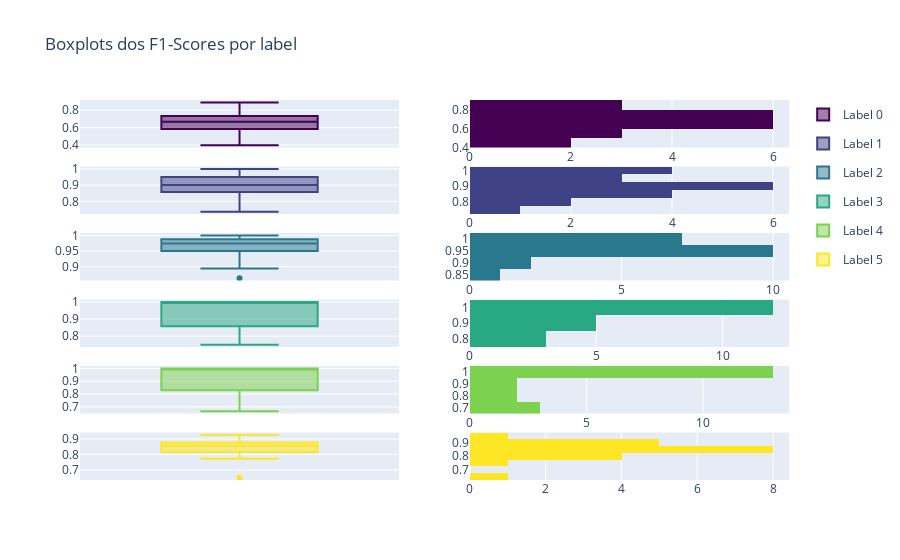

The notebook cell this image was saved under:
### Code cell
plot_f1_scores(knn_res['f1-scores'])

### Figure 1 — Plotly figure (JSON) as saved in the notebook; plotly's stock layout.template omitted (floating-point values rounded to 4 significant figures)
{"data": [{"legendgroup": "0", "marker": {"color": "rgb(68, 1, 84)"}, "name": "Label 0", "type": "box", "xaxis": "x", "y": [0.8571, 0.5455, 0.5333, 0.6667, 0.4, 0.7059, 0.7143, 0.5, 0.625, 0.6667, 0.75, 0.6667, 0.8889, 0.7143, 0.75, 0.8235, 0.4706, 0.6667, 0.6667, 0.7143], "yaxis": "y"}, {"legendgroup": "0", "marker": {"color": "rgb(68, 1, 84)"}, "name": "Label 0", "showlegend": false, "type": "histogram", "xaxis": "x2", "y": [0.8571, 0.5455, 0.5333, 0.6667, 0.4, 0.7059, 0.7143, 0.5, 0.625, 0.6667, 0.75, 0.6667, 0.8889, 0.7143, 0.75, 0.8235, 0.4706, 0.6667, 0.6667, 0.7143], "yaxis": "y2"}, {"legendgroup": "1", "marker": {"color": "rgb(64, 66, 134)"}, "name": "Label 1", "type": "box", "xaxis": "x3", "y": [0.9, 0.9524, 0.8571, 0.9, 0.8571, 1, 0.8571, 1, 0.9474, 0.9, 1, 0.8889, 0.9, 0.9, 0.9412, 0.8, 0.8, 1, 0.8571, 0.7368], "yaxis": "y3"}, {"legendgroup": "1", "marker": {"color": "rgb(64, 66, 134)"}, "name": "Label 1", "showlegend": false, "type": "histogram", "xaxis": "x4", "y": [0.9, 0.9524, 0.8571, 0.9, 0.8571, 1, 0.8571, 1, 0.9474, 0.9, 1, 0.8889, 0.9, 0.9, 0.9412, 0.8, 0.8, 1, 0.8571, 0.7368], "yaxis": "y4"}, {"legendgroup": "2", "marker": {"color": "rgb(42, 120, 142)"}, "name": "Label 2", "type": "box", "xaxis": "x5", "y": [0.9474, 0.973, 1, 0.95, 0.9744, 1, 0.9189, 1, 0.9744, 0.95, 0.9744, 0.9756, 0.9744, 1, 0.9756, 0.9744, 0.8636, 1, 0.95, 0.8947], "yaxis": "y5"}, {"legendgroup": "2", "marker": {"color": "rgb(42, 120, 142)"}, "name": "Label 2", "showlegend": false, "type": "histogram", "xaxis": "x6", "y": [0.9474, 0.973, 1, 0.95, 0.9744, 1, 0.9189, 1, 0.9744, 0.95, 0.9744, 0.9756, 0.9744, 1, 0.9756, 0.9744, 0.8636, 1, 0.95, 0.8947], "yaxis": "y6"}, {"legendgroup": "3", "marker": {"color": "rgb(40, 168, 131)"}, "name": "Label 3", "type": "box", "xaxis": "x7", "y": [1, 1, 1, 0.8889, 1, 1, 0.75, 1, 1, 0.8571, 1, 1, 1, 0.8, 0.8571, 1, 0.8, 0.8571, 0.8571, 1], "yaxis": "y7"}, {"legendgroup": "3", "marker": {"color": "rgb(40, 168, 131)"}, "name": "Label 3", "showlegend": false, "type": "histogram", "xaxis": "x8", "y": [1, 1, 1, 0.8889, 1, 1, 0.75, 1, 1, 0.8571, 1, 1, 1, 0.8, 0.8571, 1, 0.8, 0.8571, 0.8571, 1], "yaxis": "y8"}, {"legendgroup": "4", "marker": {"color": "rgb(124, 209, 79)"}, "name": "Label 4", "type": "box", "xaxis": "x9", "y": [0.6667, 1, 1, 0.8, 1, 1, 1, 1, 0.6667, 1, 1, 1, 0.6667, 1, 1, 0.8571, 0.8, 1, 0.8571, 1], "yaxis": "y9"}, {"legendgroup": "4", "marker": {"color": "rgb(124, 209, 79)"}, "name": "Label 4", "showlegend": false, "type": "histogram", "xaxis": "x10", "y": [0.6667, 1, 1, 0.8, 1, 1, 1, 1, 0.6667, 1, 1, 1, 0.6667, 1, 1, 0.8571, 0.8, 1, 0.8571, 1], "yaxis": "y10"}, {"legendgroup": "5", "marker": {"color": "rgb(253, 231, 37)"}, "name": "Label 5", "type": "box", "xaxis": "x11", "y": [0.9048, 0.8889, 0.85, 0.8205, 0.8636, 0.8718, 0.7727, 0.8095, 0.878, 0.85, 0.9268, 0.8, 0.9189, 0.8293, 0.8718, 0.8108, 0.65, 0.85, 0.8718, 0.878], "yaxis": "y11"}, {"legendgroup": "5", "marker": {"color": "rgb(253, 231, 37)"}, "name": "Label 5", "showlegend": false, "type": "histogram", "xaxis": "x12", "y": [0.9048, 0.8889, 0.85, 0.8205, 0.8636, 0.8718, 0.7727, 0.8095, 0.878, 0.85, 0.9268, 0.8, 0.9189, 0.8293, 0.8718, 0.8108, 0.65, 0.85, 0.8718, 0.878], "yaxis": "y12"}], "layout": {"autosize": true, "title": {"text": "Boxplots dos F1-Scores por label"}, "xaxis": {"anchor": "y", "autorange": true, "domain": [0, 0.45], "range": [-0.5, 0.5], "showticklabels": false, "type": "category"}, "xaxis10": {"anchor": "y10", "autorange": true, "domain": [0.55, 1], "range": [0, 13.68]}, "xaxis11": {"anchor": "y11", "autorange": true, "domain": [0, 0.45], "range": [-0.5, 0.5], "showticklabels": false, "type": "category"}, "xaxis12": {"anchor": "y12", "autorange": true, "domain": [0.55, 1], "range": [0, 8.421]}, "xaxis2": {"anchor": "y2", "autorange": true, "domain": [0.55, 1], "range": [0, 6.316]}, "xaxis3": {"anchor": "y3", "autorange": true, "domain": [0, 0.45], "range": [-0.5, 0.5], "showticklabels": false, "type": "category"}, "xaxis4": {"anchor": "y4", "autorange": true, "domain": [0.55, 1], "range": [0, 6.316]}, "xaxis5": {"anchor": "y5", "autorange": true, "domain": [0, 0.45], "range": [-0.5, 0.5], "showticklabels": false, "type": "category"}, "xaxis6": {"anchor": "y6", "autorange": true, "domain": [0.55, 1], "range": [0, 10.53]}, "xaxis7": {"anchor": "y7", "autorange": true, "domain": [0, 0.45], "range": [-0.5, 0.5], "showticklabels": false, "type": "category"}, "xaxis8": {"anchor": "y8", "autorange": true, "domain": [0.55, 1], "range": [0, 12.63]}, "xaxis9": {"anchor": "y9", "autorange": true, "domain": [0, 0.45], "range": [-0.5, 0.5], "showticklabels": false, "type": "category"}, "yaxis": {"anchor": "x", "autorange": true, "domain": [0.875, 1], "range": [0.3728, 0.916], "type": "linear"}, "yaxis10": {"anchor": "x10", "autorange": true, "domain": [0.175, 0.3], "range": [0.65, 1.05], "type": "linear"}, "yaxis11": {"anchor": "x11", "autorange": true, "domain": [0, 0.125], "range": [0.6346, 0.9422], "type": "linear"}, "yaxis12": {"anchor": "x12", "autorange": true, "domain": [0, 0.125], "range": [0.625, 0.975], "type": "linear"}, "yaxis2": {"anchor": "x2", "autorange": true, "domain": [0.875, 1], "range": [0.4, 0.9], "type": "linear"}, "yaxis3": {"anchor": "x3", "autorange": true, "domain": [0.7, 0.825], "range": [0.7222, 1.015], "type": "linear"}, "yaxis4": {"anchor": "x4", "autorange": true, "domain": [0.7, 0.825], "range": [0.725, 1.025], "type": "linear"}, "yaxis5": {"anchor": "x5", "autorange": true, "domain": [0.525, 0.65], "range": [0.8561, 1.008], "type": "linear"}, "yaxis6": {"anchor": "x6", "autorange": true, "domain": [0.525, 0.65], "range": [0.825, 1.025], "type": "linear"}, "yaxis7": {"anchor": "x7", "autorange": true, "domain": [0.35, 0.475], "range": [0.7361, 1.014], "type": "linear"}, "yaxis8": {"anchor": "x8", "autorange": true, "domain": [0.35, 0.475], "range": [0.75, 1.05], "type": "linear"}, "yaxis9": {"anchor": "x9", "autorange": true, "domain": [0.175, 0.3], "range": [0.6481, 1.019], "type": "linear"}}}
